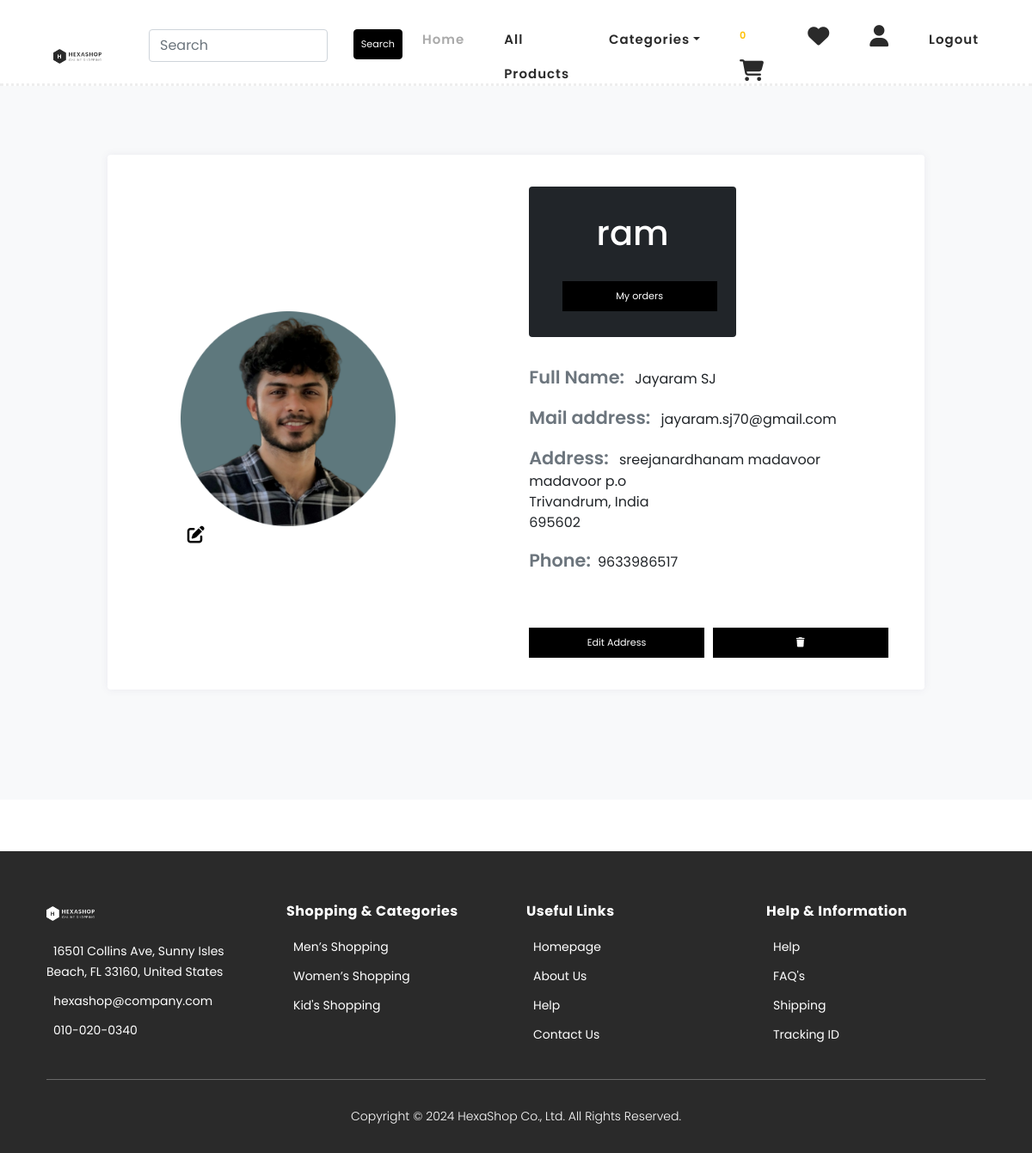
/user_profile (signed in), run on the app's committed database.
### ecommerce/models.py (models this page shows, shortened)
class UserProfile(models.Model):
    user = models.ForeignKey(User, on_delete=models.CASCADE)
    profile = models.ImageField(upload_to="images/users", null=True, blank=True)

### cart/models.py (models this page shows, shortened)
class Address(models.Model):
    user=models.ForeignKey(User,on_delete=models.CASCADE)
    phone=models.IntegerField()
    address=models.TextField()
    zip_code = models.CharField(max_length=12)
    city = models.CharField(max_length=50)
    country = models.CharField(max_length=50)

### ecommerce/views.py (the view)
# urls.py: path('user_profile',views.update_profile,name="userprofile"),
@login_required
def update_profile(request):
    user_profile, created = UserProfile.objects.get_or_create(user=request.user)
    try:
        user_address = Address.objects.get(user=request.user)
    except Address.DoesNotExist:
        user_address = None
        messages.warning(request, 'You need to add an address.')
    if request.method == 'POST':
        form = UserForm(request.POST, request.FILES, instance=user_profile)
        if form.is_valid():
            form.save()
            messages.success(request, 'Your profile has been updated successfully!')
            return redirect('ecommerce:userprofile')
    else:
        form = UserForm(instance=user_profile)
    return render(request, 'userprofile.html', {'form': form, 'user_profile': user_profile,'address':user_address})

### ecommerce/forms.py
class UserForm(forms.ModelForm):
        class Meta:
            model=UserProfile
            fields='__all__'

### cart/context_processors.py (called while the page is built)
def total(request):
    item_count=0
    u=request.user
    try:
        cart=Cart.objects.filter(user=u)
        for i in cart:
            item_count+=i.quantity
    except:
        item_count=0
    return {'count':item_count}

### ecommerce/context_processors.py (called while the page is built)
def menu_links(request):
    c=Category.objects.all()
    return{'links':c}

### templates/userprofile.html (shortened to what this page needs)
{% extends 'base.html' %}
{% load static %}
{% load crispy_forms_tags %}
{% block content %}
{% block extra_css %}
<link rel="stylesheet"  href="{% static 'css/userprofile.css' %}">
{% endblock %}
<section class="bg-light">
    <div class="container">
        <div class="row">
            <div class="col-lg-12 mb-4 mb-sm-5">
                <div class="card card-style1 border-0">
                    <div class="card-body p-1-9 p-sm-2-3 p-md-6 p-lg-7">
                        <div class="row align-items-center">
                            <div class="col-lg-6 mb-4 mb-lg-0 pt-3 ps-5">
                                {% if user_profile.profile %}
                                    <img src="{{ user_profile.profile.url }}" alt="{{ user.username }}" class="rounded-3 " id="currentProfileImage"><br>
                                {% else %}
                                    <img src="https://bootdey.com/img/Content/avatar/avatar7.png" class="rounded-3 " alt="..." id="currentProfileImage"><br>
                                {% endif %}
                                <a href="" data-bs-toggle="modal" data-bs-target="#bookingModal" class="btnn"><i class="fa-solid fa-pen-to-square fs-5"></i></a>
                            </div>
                            <div class="col-md-6 px-xl-10">
                                <div class="bg-dark d-lg-inline-block py-1-9 px-1-9 px-sm-6 mb-1-9 rounded">
                                    <h3 class="h1 text-white mb-0 text-center ps-5 pe-5">{{ user.username }}</h3>
                                    <a href="{% url 'cart:orders' %}"><button class="btn btn-danger text-white">My orders</button></a>
                                </div>
                                <ul class="list-unstyled mb-1-9">
                                    <li class="mb-2 mb-xl-3 display-28"><span class="display-26 text-secondary me-2 font-weight-600">Full Name:</span> {{ user.first_name }} {{ user.last_name }} </li>
                                    <li class="mb-2 mb-xl-3 display-28"><span class="display-26 text-secondary me-2 font-weight-600">Mail address:</span> {{ user.email }}</li>
                                    {%if address%}
                                    <li class="mb-2 mb-xl-3 display-28"><span class="display-26 text-secondary me-2 font-weight-600">Address:</span> {{ address.address }}<br>
                                    {{address.city}},
                                    {{address.country}}<br>
                                    {{address.zip_code}}</li>
                                    <li class="display-28"><span class="display-26 text-secondary me-2 font-weight-600">Phone:</span>{{address.phone}}</li>
                                    {%endif%}
                                </ul>
                                <div class="button-container ">
                                    {%if address%}
                                    <a href="{% url 'cart:update_address' %}"class="button1 btn btn-secondary text-white">Edit Address</a>
                                    <a href="{% url 'cart:delete_address' %}" class="button1 btn btn-secondary "><i class="fa-solid fa-trash"></i></a>
                                    {%else%}
                                    <a href="{% url 'cart:add_address' %}" class="button1 btn btn-secondary text-white ">Add Address</a>
                                    {%endif%}
                                </div>
                            </div>
                        </div>
                    </div>
                </div>
            </div>
        </div>
    </div>
</section>
{% endblock %}

### static/css/userprofile.css (style rules this page uses)
.card-style1 { box-shadow: 0px 0px 10px 0px rgb(89 75 128 / 9%); }
.border-0 { border: 0!important; }
.card { position: relative; display: flex; flex-direction: column; min-width: 0; word-wrap: break-word; background-color: #fff; background-clip: border-box; border: 1px solid rgba(0,0,0,.125); border-radius: 0.25rem; }
.button1 { width:50%; }
section { padding: 80px 0; overflow: hidden; background: #fff; background-color: darkslategray; }
.button-container { display: flex; gap: 10px; }
.font-weight-600 { font-weight: 600; }
.display-26 { font-size: 1.3rem; }
@media screen and (min-width: 992px) { .p-lg-7 { padding: 4rem; } }
@media screen and (min-width: 992px) { .col-lg-6 img { height:250px; width:250px; } }
@media screen and (min-width: 768px) { .p-md-6 { padding: 3.5rem; } }
@media screen and (min-width: 768px) { .col-lg-6 img { height:250px; width:250px; } }
@media screen and (min-width: 576px) { .p-sm-2-3 { padding: 2.3rem; } }
@media screen and (min-width: 576px) { .col-lg-6 img { height:250px; width:250px; } }
.p-1-9 { padding-right: 1.9rem; }
@media screen and (min-width: 576px) { .pe-sm-6, .px-sm-6 { padding-right: 3.5rem; } }
@media screen and (min-width: 576px) { .ps-sm-6, .px-sm-6 { padding-left: 3.5rem; } }
.pe-1-9, .px-1-9 { padding-right: 1.9rem; }
.ps-1-9, .px-1-9 { padding-left: 1.9rem; }
.pb-1-9, .py-1-9 { padding-bottom: 1.9rem; }
.pt-1-9, .py-1-9 { padding-top: 1.9rem; }
.mb-1-9, .my-1-9 { margin-bottom: 1.9rem; }
@media (min-width: 992px) { .d-lg-inline-block { display: inline-block!important; } }
.rounded { border-radius: 0.25rem!important; }

### static/css/shop.css (style rules this page uses)
html, body, div, span, applet, object, iframe, h1, h2, h3, h4, h5, h6, p, blockquote, div pre, a, abbr, acronym, address, big, cite, code, del, dfn, em, font, img, ins, kbd, q, s, samp, small, strike, strong, sub, sup, tt, var, b, u, i, center, dl, dt, dd, ol, ul, li, figure, header, nav, section, article, aside, footer, figcaption { margin: 0; padding: 0; border: 0; outline: 0; }
ul, li { padding: 0; margin: 0; list-style: none; }
header, nav, section, article, aside, footer, hgroup { display: block; }
* { box-sizing: border-box; }
html, body { font-family: 'Poppins', sans-serif; font-weight: 400; background-color: #fff; font-size: 16px; -ms-text-size-adjust: 100%; -webkit-font-smoothing: antialiased; -moz-osx-font-smoothing: grayscale; }
a { text-decoration: none !important; }
h1, h2, h3, h4, h5, h6 { margin-top: 0px; margin-bottom: 0px; }
ul { margin-bottom: 0px; }
html, body { background: #fff; font-family: 'Poppins', sans-serif; }

### static/css/cartview.css (style rules this page uses)
.card { margin: auto; margin-top: 100px; max-width: 950px; width: 90%; box-shadow: 0 6px 20px 0 rgba(0, 0, 0, 0.19); border-radius: 1rem; border: transparent; }
.row { margin: 0; }
a { padding: 0 1vh; }
img { width: 3.5rem; }
.btn { background-color: #000; border-color: #000; color: white; width: 100%; font-size: 0.7rem; margin-top: 4vh; padding: 1vh; border-radius: 0; }
a { color: black; }

### data on the page
UserProfile: profile (picture)
Address: address "sreejanardhanam madavoor madavoor p.o", city "Trivandrum", country "India", zip_code "695602", phone "9633986517"

### other printed values
{{ count }} "0"
{{ user.username }} "ram"
{{ user.first_name }} "Jayaram"
{{ user.last_name }} "SJ"
{{ user.email }} "jayaram.sj70@gmail.com"
